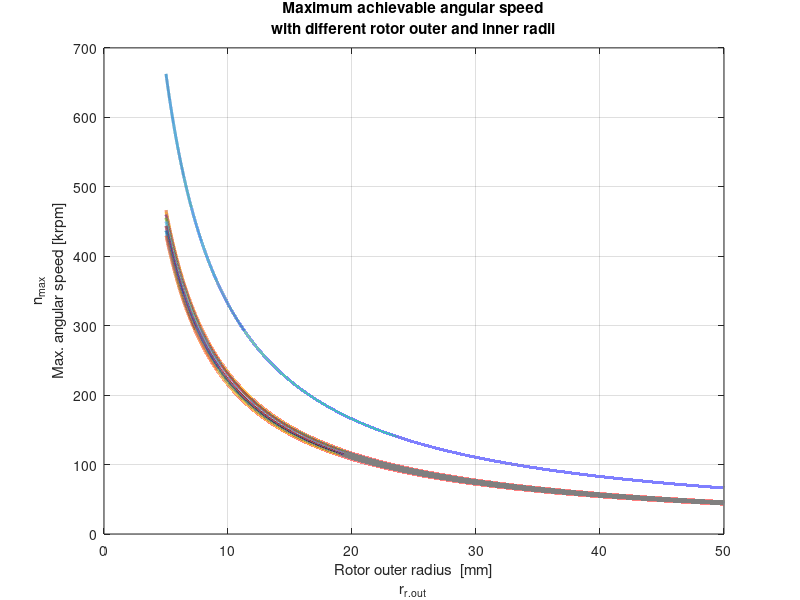

Source code (MATLAB): (Note: this script raises an error after producing the figure.)
% function [ r_max] = speed( r_out,beta_b,Sf_sigma,sigma_max,rho_m_mag,nu_mag,n_ob,dn_ob )
%%patricio peralta
%modified from C:\Users\jperalta\switchdrive\4_EPFL_Dropbox\05 Calculations\01_matlab_rotor_space\20170808 revE2 various windows and contours
%%22.09.2017
clear
clc
close all

%inputs below
%%%%%%%%%%%%%%%%%%%%%%%%%%%%%%%%%%%%%%%%%%%%%%%%%%%%%%%%%%%%%%%%%%%%%%%%%%%
%%steel parameters out of https://perso.uclouvain.be/ernest.matagne/ELEC2311/T2006/NOFP.pdf
%M235-35A , thin and low losses
r_out=linspace(5/1000,50/1000,100000);
beta_b = 0.2:0.1:0.9;
beta_b=beta_b';
Sf_sigma=.8;
sigma_max = 460e6; %mag war 80e6;
rho_m_mag = (7500+7600)*1/2; %7500 is magnet, 7600 is steel
nu_mag=0.24; %not present, assuming the one from magnet
n_ob = 150*1e3;
dn_ob = 20*1e3;
%%%%%%%%%%%%%%%%%%%%%%%%%%%%%%%%%%%%%%%%%%%%%%%%%%%%%%%%%%%%%%%%%%%%%%%%%%%
%%gives max speed of rotating ring
%%proper parameters come from rotor_optimization script
%%beta_b = r_in / r_out
%%see notebook 27.07.2017

n=1./(r_out.*(2*pi/60)).*...
    sqrt(Sf_sigma*sigma_max)./...
    sqrt(1/4*rho_m_mag.*...
    (...
    (1-nu_mag).*beta_b.^2+(3+nu_mag)*ones(size(beta_b))...
    )...
    );
n_beta_0=sqrt(Sf_sigma*sigma_max)/...
        sqrt((3+nu_mag)/8*rho_m_mag)*...
        1./(2*pi/60.*r_out);
%%plot results
figure('Name','Maximal Achievable Speed vs Radius')
plot(r_out*1000,n_beta_0*1e-3,'LineWidth',2)
hold on
plot(r_out*1000,n*1e-3,'LineWidth',2)
grid on
%%axis and title
ylabel({'n_{max}','Max. angular speed [krpm]'})
xlabel({'Rotor outer radius  [mm]','r_{r.out}'})
title({'Maximum achievable angular speed', 'with different rotor outer and inner radii'})
%%prepare legend
beta_l(2:length(beta_b)+1,1)=beta_b(:);
beta_l(1,1)=0;
legendCell = cellstr(strcat('\beta_b = ',num2str(beta_l)));
%%plot material data
% text(mean(r_out*1000)-5,max(n_beta_0*1e-3)-20,...
%     strcat(...
%     '\sigma_{TS,mag} = ',...
%     num2str( sigma_max/(1e6) ),...
%     ' MPa'...
%     )...
%     )
% text(mean(r_out*1000)-5,max(n_beta_0*1e-3)-50,...
%     strcat(...
%     '\rho_{mag} = ',...
%     num2str( rho_m_mag ),...
%     ' kg m^{-3}'...
%     )...
%     )
% text(mean(r_out*1000)-5,max(n_beta_0*1e-3)-80,...
%     strcat(...
%     '\nu_{mag} = ',...
%     num2str( nu_mag )...
%     )...
%     )
text(mean(r_out*1000)-20,round(0.8*n_ob*1e-3,0)-80,...
    strcat(...
    '\sigma_{TS,iron} = ',...
    num2str( sigma_max/(1e6) ),...
    ' MPa'...
    )...
    )
text(mean(r_out*1000)-20,round(.8*n_ob*1e-3,0)-90,...
    strcat(...
    '\rho_{iron} = ',...
    num2str( rho_m_mag ),...
    ' kg m^{-3}'...
    )...
    )
text(mean(r_out*1000)-20,round(.8*n_ob*1e-3,0)-100,...
    strcat(...
    '\nu_{iron} = ',...
    num2str( nu_mag )...
    )...
    )
%%plot speed limits
% plot(r_out*1000,n_ob*1e-3*ones(size(r_out)),'--','Color','red','LineWidth',1.5)
%%adjust y scale
ylim([0 round(1.7*n_ob*1e-3,0)])
%%find maximum radius for objective speed, considering only beta_b > 0
ind=find(n_ob-n(size(n,1),:)<1/100);
r_max = r_out(ind(end));
% plot([r_max r_max]*1000,[0 n_ob]*1e-3,':','Color','magenta','LineWidth',1.5)
%%plot maximum radius
% text((r_max)*1000+0,(n_ob)*1e-3+15,...
%     {...
%     '{r^{*}}_{out.rot.} = ',...
%     strcat(num2str( round(r_max*1000,1) ),...
%     ' mm'...
%     )...
%     }...
%     )
%%show legend
legend(legendCell,'Box','off')
% end